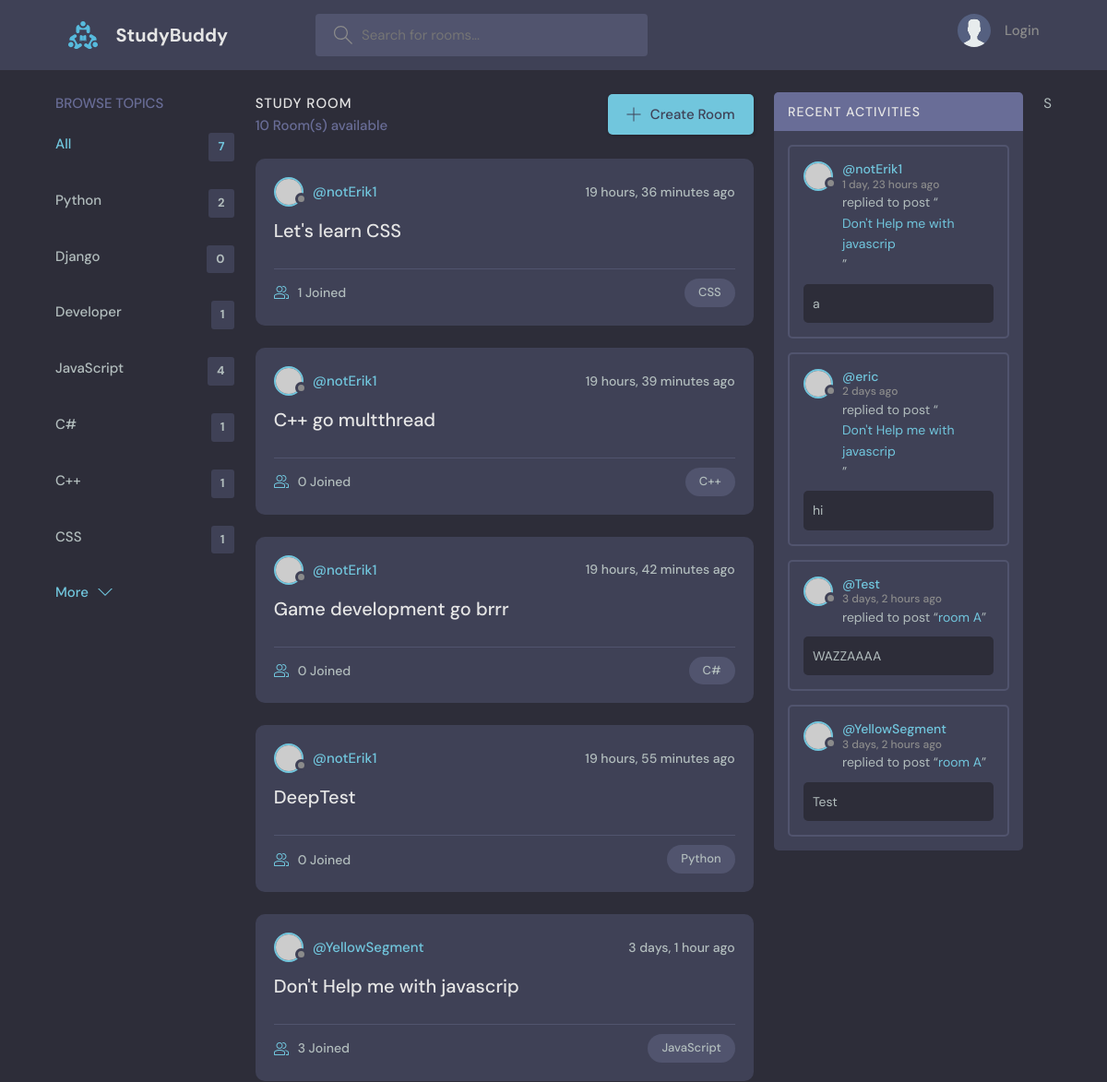
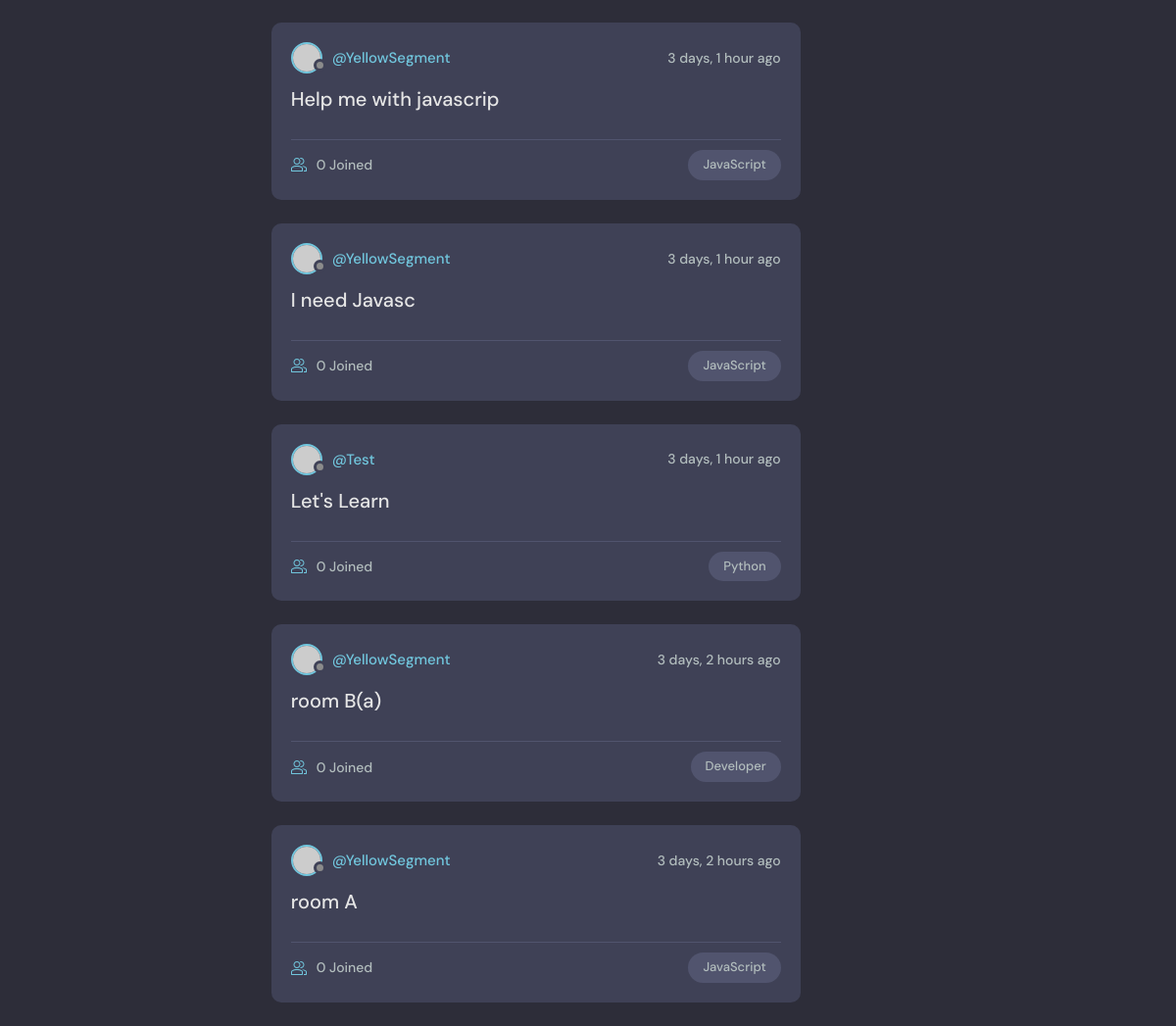
The page / on the database its author committed (2 pictures, top to bottom).
### base/models.py (models this page shows, shortened)
class Topic(models.Model):
    name = models.CharField(max_length=200)

class Room(models.Model):
    host = models.ForeignKey(User, on_delete=models.SET_NULL, null=True)
    topic = models.ForeignKey(Topic, on_delete=models.SET_NULL, null=True)
    name = models.CharField(max_length=200)
    description = models.TextField(null=True, blank=True)
    participants = models.ManyToManyField(User, related_name='participants', blank=True)
    updated = models.DateTimeField(auto_now=True)
    created = models.DateTimeField(auto_now_add=True)
    class Meta:
        ordering = ['-updated', '-created']
    def __str__(self):
        return self.name

class Message(models.Model):
    user = models.ForeignKey(User, on_delete=models.CASCADE)
    room = models.ForeignKey(Room, on_delete=models.CASCADE)
    body = models.TextField()
    updated = models.DateTimeField(auto_now=True)
    created = models.DateTimeField(auto_now_add=True)
    class Meta:
        ordering = ['-updated', '-created']

### base/views.py (the view)
# urls.py: path('', views.home, name="home"),
def home(request):
    q = request.GET.get('q') if request.GET.get('q') != None else ''
    rooms = Room.objects.filter(
        Q(topic__name__icontains = q) |
        Q(name__icontains=q) |
        Q(description__icontains=q)
    )
    topics = Topic.objects.all()
    room_count = rooms.count()
    room_messages = Message.objects.filter(Q(room__topic__name__icontains=q))
    context = {'rooms': rooms, 'topics': topics, 'room_count': room_count, 'room_messages':room_messages}
    return render(request, 'base/home.html', context)

### base/templates/base/home.html (shortened to what this page needs)
{% extends 'main.html' %}
{% block content %}
<main class="layout layout--3">
      <div class="container">
        {% include 'base/topics_component.html' %}
        <div class="roomList">
          <div class="roomList__header">
            <div>
              <h2>Study Room</h2>
              <p>{{rooms.count}} Room(s) available</p>
            </div>
            <a class="btn btn--main" href="{% url 'create-room' %}">
              <svg version="1.1" xmlns="http://www.w3.org/2000/svg" width="32" height="32" viewBox="0 0 32 32">
                <title>add</title>
                <path
                  d="M16.943 0.943h-1.885v14.115h-14.115v1.885h14.115v14.115h1.885v-14.115h14.115v-1.885h-14.115v-14.115z"
                ></path>
              </svg>
              Create Room
            </a>
          </div>
          {% include 'base/feed_component.html' %}
        </div>
         {% include 'base/activity_component.html' %}
      </div>
    </main>
{% endblock %}

### base/templates/base/topics_component.html
<div class="topics">
    <div class="topics__header">
      <h2>Browse Topics</h2>
    </div>
    <ul class="topics__list">
      <li>
        <a href="{% url 'home' %}" class="active">All <span>{{topics.count}}</span></a>
      </li>
      {% for topic in topics %}
      <li>
        <a href="{% url 'home' %}?q={{topic.name}}">{{topic.name}} <span>{{topic.room_set.all.count}}</span></a>
      </li>
      {% endfor %}
    </ul>
    <a class="btn btn--link" href="topics.html">
      More
      <svg version="1.1" xmlns="http://www.w3.org/2000/svg" width="32" height="32" viewBox="0 0 32 32">
        <title>chevron-down</title>
        <path d="M16 21l-13-13h-3l16 16 16-16h-3l-13 13z"></path>
      </svg>
    </a>
  </div>

### base/templates/base/feed_component.html (shortened to what this page needs)
{% for room in rooms %}
<div class="roomListRoom">
    <div class="roomListRoom__header">
      <a href="{% url 'user-profile' room.host.id %}" class="roomListRoom__author">
        <div class="avatar avatar--small">
          <img src="https://randomuser.me/api/portraits/women/11.jpg" />
        </div>
        <span>@{{room.host.username}}</span>
      </a>
      <div class="roomListRoom__actions">
        <span>{{room.created|timesince}} ago</span>
      </div>
    </div>
    <div class="roomListRoom__content">
      <a href="{% url 'room' room.id %}">{{room.name}}</a>
    </div>
    <div class="roomListRoom__meta">
      <a href="{% url 'room' room.id %}" class="roomListRoom__joined">
        {{room.participants.all.count}} Joined
      </a>
      <p class="roomListRoom__topic">{{room.topic.name}}</p>
    </div>
  </div>
{% endfor %}

### base/templates/base/activity_component.html (shortened to what this page needs)
<div class="activities">
    <div class="activities__header">
      <h2>Recent Activities</h2>
    </div>
    {% for message in room_messages %}
    <div class="activities__box">
      <div class="activities__boxHeader roomListRoom__header">
        <a href="{% url 'user-profile' message.user.id %}" class="roomListRoom__author">
          <div class="avatar avatar--small">
            <img src="https://randomuser.me/api/portraits/women/11.jpg" />
          </div>
          <p>
            @{{message.user}}
            <span>{{message.created|timesince}} ago</span>
          </p>
        </a>
      </div>
      <div class="activities__boxContent">
        <p>replied to post “<a href="{% url 'room' message.room.id %}">{{message.room}}</a>”</p>
        <div class="activities__boxRoomContent">
          {{message.body}}
        </div>
      </div>
    </div>
    {% endfor %}
  </div>S

### rows shown on the page
Topic: name "Python", room_set.all.count "2"
Topic: name "Django", room_set.all.count "0"
Topic: name "Developer", room_set.all.count "1"
Topic: name "JavaScript", room_set.all.count "4"
Topic: name "C#", room_set.all.count "1"
Topic: name "C++", room_set.all.count "1"
Topic: name "CSS", room_set.all.count "1"
Room: host.username "notErik1", created "19 hours, 36 minutes", name "Let's learn CSS", participants.all.count "1", topic.name "CSS"
Room: host.username "notErik1", created "19 hours, 39 minutes", name "C++ go multthread", participants.all.count "0", topic.name "C++"
Room: host.username "notErik1", created "19 hours, 42 minutes", name "Game development go brrr", participants.all.count "0", topic.name "C#"
Room: host.username "notErik1", created "19 hours, 55 minutes", name "DeepTest", participants.all.count "0", topic.name "Python"
Room: host.username "YellowSegment", created "3 days, 1 hour", name "Don't Help me with javascrip", participants.all.count "3", topic.name "JavaScript"
Room: host.username "YellowSegment", created "3 days, 1 hour", name "Help me with javascrip", participants.all.count "0", topic.name "JavaScript"
Room: host.username "YellowSegment", created "3 days, 1 hour", name "I need Javasc", participants.all.count "0", topic.name "JavaScript"
Room: host.username "Test", created "3 days, 1 hour", name "Let's Learn", participants.all.count "0", topic.name "Python"
Room: host.username "YellowSegment", created "3 days, 2 hours", name "room B(a)", participants.all.count "0", topic.name "Developer"
Room: host.username "YellowSegment", created "3 days, 2 hours", name "room A", participants.all.count "0", topic.name "JavaScript"
Message: user "notErik1", created "1 day, 23 hours", room "Don't Help me with javascrip", body "a"
Message: user "eric", created "2 days", room "Don't Help me with javascrip", body "hi"
Message: user "Test", created "3 days, 2 hours", room "room A", body "WAZZAAAA"
Message: user "YellowSegment", created "3 days, 2 hours", room "room A", body "Test"

### other values the page prints
{{ topics.count }} "7"
{{ rooms.count }} "10"
